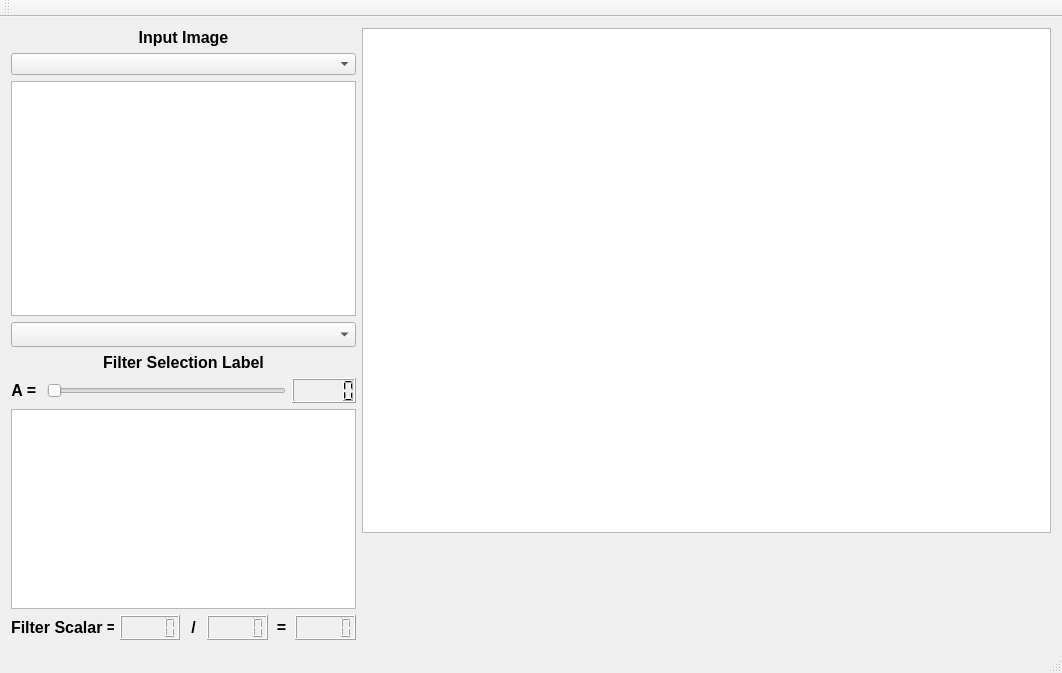
<?xml version="1.0" encoding="UTF-8"?>
<ui version="4.0">
 <class>MainWindow</class>
 <widget class="QMainWindow" name="MainWindow">
  <property name="geometry">
   <rect>
    <x>0</x>
    <y>0</y>
    <width>1062</width>
    <height>673</height>
   </rect>
  </property>
  <property name="windowTitle">
   <string>MainWindow</string>
  </property>
  <widget class="QWidget" name="centralWidget">
   <property name="sizePolicy">
    <sizepolicy hsizetype="Expanding" vsizetype="Expanding">
     <horstretch>0</horstretch>
     <verstretch>0</verstretch>
    </sizepolicy>
   </property>
   <layout class="QVBoxLayout" name="verticalLayout">
    <item>
     <layout class="QHBoxLayout" name="horizontalLayout" stretch="1,2">
      <item>
       <layout class="QVBoxLayout" name="verticalLayout_2" stretch="0,0,3,0,0,0,2,0">
        <item>
         <widget class="QLabel" name="label_rawImage">
          <property name="font">
           <font>
            <pointsize>12</pointsize>
            <weight>75</weight>
            <bold>true</bold>
           </font>
          </property>
          <property name="text">
           <string>Input Image</string>
          </property>
          <property name="alignment">
           <set>Qt::AlignCenter</set>
          </property>
         </widget>
        </item>
        <item>
         <widget class="QComboBox" name="comboBox_imageSelection"/>
        </item>
        <item>
         <widget class="QGraphicsView" name="graphicsView_rawImage">
          <property name="sizePolicy">
           <sizepolicy hsizetype="MinimumExpanding" vsizetype="MinimumExpanding">
            <horstretch>0</horstretch>
            <verstretch>0</verstretch>
           </sizepolicy>
          </property>
          <property name="minimumSize">
           <size>
            <width>200</width>
            <height>200</height>
           </size>
          </property>
          <property name="verticalScrollBarPolicy">
           <enum>Qt::ScrollBarAsNeeded</enum>
          </property>
          <property name="horizontalScrollBarPolicy">
           <enum>Qt::ScrollBarAsNeeded</enum>
          </property>
          <property name="sizeAdjustPolicy">
           <enum>QAbstractScrollArea::AdjustToContents</enum>
          </property>
          <property name="alignment">
           <set>Qt::AlignLeading|Qt::AlignLeft|Qt::AlignTop</set>
          </property>
         </widget>
        </item>
        <item>
         <widget class="QComboBox" name="comboBox_filterSelection">
          <property name="enabled">
           <bool>true</bool>
          </property>
          <property name="sizePolicy">
           <sizepolicy hsizetype="MinimumExpanding" vsizetype="Fixed">
            <horstretch>0</horstretch>
            <verstretch>0</verstretch>
           </sizepolicy>
          </property>
          <property name="minimumSize">
           <size>
            <width>75</width>
            <height>25</height>
           </size>
          </property>
         </widget>
        </item>
        <item>
         <widget class="QLabel" name="label_filterSelection">
          <property name="font">
           <font>
            <pointsize>12</pointsize>
            <weight>75</weight>
            <bold>true</bold>
           </font>
          </property>
          <property name="text">
           <string>Filter Selection Label</string>
          </property>
          <property name="alignment">
           <set>Qt::AlignCenter</set>
          </property>
         </widget>
        </item>
        <item>
         <layout class="QHBoxLayout" name="horizontalLayout_2" stretch="0,1,0">
          <item>
           <widget class="QLabel" name="label_sliderBar">
            <property name="font">
             <font>
              <pointsize>12</pointsize>
              <weight>75</weight>
              <bold>true</bold>
             </font>
            </property>
            <property name="text">
             <string>A = </string>
            </property>
            <property name="alignment">
             <set>Qt::AlignCenter</set>
            </property>
           </widget>
          </item>
          <item>
           <widget class="QSlider" name="horizontalSlider_filterAdjust">
            <property name="sizePolicy">
             <sizepolicy hsizetype="MinimumExpanding" vsizetype="Fixed">
              <horstretch>0</horstretch>
              <verstretch>0</verstretch>
             </sizepolicy>
            </property>
            <property name="minimumSize">
             <size>
              <width>50</width>
              <height>25</height>
             </size>
            </property>
            <property name="maximum">
             <number>20</number>
            </property>
            <property name="value">
             <number>0</number>
            </property>
            <property name="sliderPosition">
             <number>0</number>
            </property>
            <property name="orientation">
             <enum>Qt::Horizontal</enum>
            </property>
            <property name="tickInterval">
             <number>1</number>
            </property>
           </widget>
          </item>
          <item>
           <widget class="QLCDNumber" name="lcdNumber_sliderValue">
            <property name="sizePolicy">
             <sizepolicy hsizetype="Fixed" vsizetype="Fixed">
              <horstretch>0</horstretch>
              <verstretch>0</verstretch>
             </sizepolicy>
            </property>
            <property name="minimumSize">
             <size>
              <width>50</width>
              <height>25</height>
             </size>
            </property>
            <property name="font">
             <font>
              <pointsize>10</pointsize>
              <weight>75</weight>
              <bold>true</bold>
             </font>
            </property>
           </widget>
          </item>
         </layout>
        </item>
        <item>
         <widget class="QTableView" name="tableView_filterMatrix">
          <property name="sizePolicy">
           <sizepolicy hsizetype="MinimumExpanding" vsizetype="MinimumExpanding">
            <horstretch>0</horstretch>
            <verstretch>0</verstretch>
           </sizepolicy>
          </property>
          <property name="minimumSize">
           <size>
            <width>200</width>
            <height>200</height>
           </size>
          </property>
          <property name="font">
           <font>
            <pointsize>14</pointsize>
           </font>
          </property>
          <property name="sizeAdjustPolicy">
           <enum>QAbstractScrollArea::AdjustToContents</enum>
          </property>
          <property name="textElideMode">
           <enum>Qt::ElideMiddle</enum>
          </property>
          <property name="gridStyle">
           <enum>Qt::DashLine</enum>
          </property>
         </widget>
        </item>
        <item>
         <layout class="QHBoxLayout" name="horizontalLayout_3" stretch="0,0,0,0,0,0,1">
          <item>
           <widget class="QLabel" name="label_3">
            <property name="sizePolicy">
             <sizepolicy hsizetype="MinimumExpanding" vsizetype="Expanding">
              <horstretch>0</horstretch>
              <verstretch>0</verstretch>
             </sizepolicy>
            </property>
            <property name="minimumSize">
             <size>
              <width>100</width>
              <height>0</height>
             </size>
            </property>
            <property name="font">
             <font>
              <pointsize>12</pointsize>
              <weight>75</weight>
              <bold>true</bold>
             </font>
            </property>
            <property name="text">
             <string>Filter Scalar =</string>
            </property>
            <property name="alignment">
             <set>Qt::AlignLeading|Qt::AlignLeft|Qt::AlignVCenter</set>
            </property>
           </widget>
          </item>
          <item>
           <widget class="QLCDNumber" name="lcdNumber_filterNumerator">
            <property name="sizePolicy">
             <sizepolicy hsizetype="MinimumExpanding" vsizetype="Fixed">
              <horstretch>0</horstretch>
              <verstretch>0</verstretch>
             </sizepolicy>
            </property>
            <property name="minimumSize">
             <size>
              <width>50</width>
              <height>25</height>
             </size>
            </property>
            <property name="font">
             <font>
              <pointsize>10</pointsize>
              <weight>75</weight>
              <bold>true</bold>
             </font>
            </property>
           </widget>
          </item>
          <item>
           <widget class="QLabel" name="label">
            <property name="sizePolicy">
             <sizepolicy hsizetype="Fixed" vsizetype="Expanding">
              <horstretch>0</horstretch>
              <verstretch>0</verstretch>
             </sizepolicy>
            </property>
            <property name="minimumSize">
             <size>
              <width>15</width>
              <height>0</height>
             </size>
            </property>
            <property name="font">
             <font>
              <pointsize>12</pointsize>
              <weight>75</weight>
              <bold>true</bold>
             </font>
            </property>
            <property name="text">
             <string>/</string>
            </property>
            <property name="alignment">
             <set>Qt::AlignCenter</set>
            </property>
           </widget>
          </item>
          <item>
           <widget class="QLCDNumber" name="lcdNumber_filterDenominator">
            <property name="sizePolicy">
             <sizepolicy hsizetype="MinimumExpanding" vsizetype="Minimum">
              <horstretch>0</horstretch>
              <verstretch>0</verstretch>
             </sizepolicy>
            </property>
            <property name="minimumSize">
             <size>
              <width>50</width>
              <height>25</height>
             </size>
            </property>
            <property name="font">
             <font>
              <pointsize>10</pointsize>
              <weight>75</weight>
              <bold>true</bold>
             </font>
            </property>
           </widget>
          </item>
          <item>
           <widget class="QLabel" name="label_2">
            <property name="sizePolicy">
             <sizepolicy hsizetype="Fixed" vsizetype="Expanding">
              <horstretch>0</horstretch>
              <verstretch>0</verstretch>
             </sizepolicy>
            </property>
            <property name="minimumSize">
             <size>
              <width>15</width>
              <height>0</height>
             </size>
            </property>
            <property name="font">
             <font>
              <pointsize>12</pointsize>
              <weight>75</weight>
              <bold>true</bold>
             </font>
            </property>
            <property name="text">
             <string>=</string>
            </property>
            <property name="alignment">
             <set>Qt::AlignCenter</set>
            </property>
           </widget>
          </item>
          <item>
           <widget class="QLCDNumber" name="lcdNumber_filterScalar">
            <property name="sizePolicy">
             <sizepolicy hsizetype="MinimumExpanding" vsizetype="Minimum">
              <horstretch>0</horstretch>
              <verstretch>0</verstretch>
             </sizepolicy>
            </property>
            <property name="minimumSize">
             <size>
              <width>50</width>
              <height>25</height>
             </size>
            </property>
            <property name="font">
             <font>
              <pointsize>10</pointsize>
              <weight>75</weight>
              <bold>true</bold>
             </font>
            </property>
           </widget>
          </item>
          <item>
           <spacer name="horizontalSpacer">
            <property name="orientation">
             <enum>Qt::Horizontal</enum>
            </property>
            <property name="sizeHint" stdset="0">
             <size>
              <width>40</width>
              <height>20</height>
             </size>
            </property>
           </spacer>
          </item>
         </layout>
        </item>
       </layout>
      </item>
      <item>
       <layout class="QVBoxLayout" name="verticalLayout_3" stretch="5,1">
        <item>
         <widget class="QGraphicsView" name="graphicsView_filteredImage"/>
        </item>
        <item>
         <widget class="QCustomPlot" name="qCustomPlotHistogram" native="true">
          <property name="sizePolicy">
           <sizepolicy hsizetype="MinimumExpanding" vsizetype="MinimumExpanding">
            <horstretch>0</horstretch>
            <verstretch>0</verstretch>
           </sizepolicy>
          </property>
          <property name="minimumSize">
           <size>
            <width>200</width>
            <height>100</height>
           </size>
          </property>
         </widget>
        </item>
       </layout>
      </item>
     </layout>
    </item>
   </layout>
  </widget>
  <widget class="QMenuBar" name="menuBar">
   <property name="geometry">
    <rect>
     <x>0</x>
     <y>0</y>
     <width>1062</width>
     <height>20</height>
    </rect>
   </property>
  </widget>
  <widget class="QToolBar" name="mainToolBar">
   <attribute name="toolBarArea">
    <enum>TopToolBarArea</enum>
   </attribute>
   <attribute name="toolBarBreak">
    <bool>false</bool>
   </attribute>
  </widget>
  <widget class="QStatusBar" name="statusBar"/>
 </widget>
 <layoutdefault spacing="6" margin="11"/>
 <customwidgets>
  <customwidget>
   <class>QCustomPlot</class>
   <extends>QWidget</extends>
   <header>qcustomplot.h</header>
   <container>1</container>
  </customwidget>
 </customwidgets>
 <resources/>
 <connections/>
</ui>
